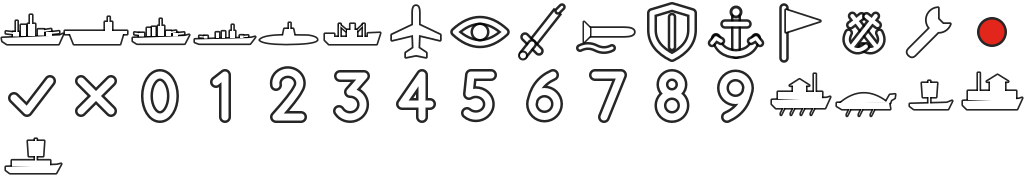

Recreate this plot in Python.
#!/usr/bin/env python3
"""Writes the World War 1936 P4 ship atlas as SVG (16 x 3 cells of 64 px):
white ship silhouettes, mission and state icons, check, cross and digits,
each with a dark rim. Drawn for this fork from scratch: no ensigns, no
insignia, no national marks (P4 spec §22). Cell order:
resources/atlases/ship-atlas-meta.json.

    python3 resources/atlases/src/ship-atlas.py resources/atlases/src/ship-atlas.svg
    rsvg-convert resources/atlases/src/ship-atlas.svg -o resources/atlases/ship-atlas.png
"""
import sys

CELL = 64
COLS = 16
ROWS = 3
OUT = "rgba(0,0,0,0.85)"
W = "#ffffff"

cells = {}


def cell(i, body):
    cells[i] = body


def stroke_pair(d, width, cap="round", join="round"):
    """A path stroked white over a dark rim."""
    return (
        f'<path d="{d}" fill="none" stroke="{OUT}" stroke-width="{width + 5}" '
        f'stroke-linecap="{cap}" stroke-linejoin="{join}"/>'
        f'<path d="{d}" fill="none" stroke="{W}" stroke-width="{width}" '
        f'stroke-linecap="{cap}" stroke-linejoin="{join}"/>'
    )


def solid(d, rim=3.0):
    """A white shape with a dark rim (rim painted under the fill)."""
    return (
        f'<path d="{d}" fill="{OUT}" stroke="{OUT}" stroke-width="{rim}" '
        f'stroke-linejoin="round"/>'
        f'<path d="{d}" fill="{W}"/>'
    )


def ship(parts):
    """Several white parts merged under one dark rim."""
    rim = "".join(
        f'<path d="{d}" fill="{OUT}" stroke="{OUT}" stroke-width="3.2" '
        f'stroke-linejoin="round" stroke-linecap="round"/>'
        for d in parts
    )
    fill = "".join(f'<path d="{d}" fill="{W}"/>' for d in parts)
    return rim + fill


def rect(x, y, w, h):
    return f"M{x},{y} h{w} v{h} h{-w} Z"


def barrel(x0, y0, x1, y1, t=1.6):
    # A thin gun barrel as a closed quad.
    return f"M{x0},{y0 - t / 2} L{x1},{y1 - t / 2} L{x1},{y1 + t / 2} L{x0},{y0 + t / 2} Z"


# ---- Row 0: ships (bow to the right), the plane glyph, mission and state icons ----

# 0 battleship: long hull, two forward turrets, tower, funnel, aft turret.
cell(
    0,
    ship(
        [
            "M2,38 L60,35.5 L63,34 L58.5,44 L7,44 L2.5,41 Z",
            rect(46, 32, 6, 4),
            barrel(52, 33, 59, 32.2),
            rect(38, 29.5, 6, 6),
            barrel(44, 31, 51, 30),
            "M28,36 L28,24 L30,24 L30,15 L32,15 L32,24 L35,24 L35,36 Z",
            rect(21, 25, 5, 11),
            rect(13, 32, 6, 4.5),
            barrel(13, 33.2, 6, 32.4),
            rect(16, 21, 1.4, 12),
        ]
    ),
)

# 1 carrier: flat deck over a hull, island to starboard (right of middle).
cell(
    1,
    ship(
        [
            "M1,31 L63,31 L63,34 L1,34 Z",
            "M6,34 L59,34 L56,44 L10,44 Z",
            "M41,31 L41,22 L44,22 L44,17 L45.5,17 L45.5,22 L48,22 L48,31 Z",
        ]
    ),
)

# 2 cruiser: shorter, two forward turrets, two funnels, a mast, aft turret.
cell(
    2,
    ship(
        [
            "M5,38 L57,36 L61,35 L56.5,43.5 L9,43.5 L5,41 Z",
            rect(45, 33, 5, 3.5),
            barrel(50, 34, 56, 33.4),
            rect(38, 31, 5, 5),
            barrel(43, 32.3, 48, 31.6),
            "M30,36 L30,26 L32,26 L32,19 L33.4,19 L33.4,26 L36,26 L36,36 Z",
            rect(24, 27, 3.5, 9),
            rect(19, 28, 3.5, 8),
            rect(11, 33, 5, 3.5),
            barrel(11, 34, 6.5, 33.4),
        ]
    ),
)

# 3 destroyer: low, slim, a small bridge, two thin funnels, small guns.
cell(
    3,
    ship(
        [
            "M3,39.5 L59,38 L63,37 L58,43.5 L7,43.5 L3,42 Z",
            rect(48, 35.5, 3.5, 2.5),
            barrel(51.5, 36.5, 56, 36.2, 1.3),
            "M38,38 L38,31 L40,31 L40,25 L41.3,25 L41.3,31 L43,31 L43,38 Z",
            rect(30, 31.5, 3, 6.5),
            rect(24, 32.5, 3, 5.5),
            rect(12, 36, 3.5, 2.5),
            barrel(12, 37, 7.5, 36.6, 1.3),
        ]
    ),
)

# 4 submarine: a cigar at the waterline, the conning tower, a periscope.
cell(
    4,
    ship(
        [
            "M4,40 Q8,35.5 30,35.5 L52,35.8 Q61,37 61,40 Q58,43.6 30,43.8 Q8,43.6 4,40 Z",
            "M27,36 L28.5,29 L37,29 L38.5,36 Z",
            rect(33, 23, 1.3, 6.5),
        ]
    ),
)

# 5 merchant: raised bow and stern, a central bridge and funnel, cargo masts.
cell(
    5,
    ship(
        [
            "M5,34 L14,34 L14,37 L48,37 L48,33.5 L60,33 L56.5,44 L9,44 L5,40 Z",
            "M27,37 L27,30 L37,30 L37,37 Z",
            rect(30.5, 24, 4, 6),
            rect(19, 24, 1.4, 13),
            rect(43, 24, 1.4, 13),
            barrel(20, 25.5, 26, 30.5, 1.1),
            barrel(42.6, 25.5, 37.5, 30.5, 1.1),
        ]
    ),
)

# 6 plane glyph (✈, top view, nose up).
cell(
    6,
    solid(
        "M32,6 Q35,6 35,12 L35,25 L56,35 L56,40 L35,35 L34.5,48 L42,53 L42,57 "
        "L32,55 L22,57 L22,53 L29.5,48 L29,35 L8,40 L8,35 L29,25 L29,12 Q29,6 32,6 Z",
        3.5,
    ),
)

# 7 patrol: an eye.
cell(
    7,
    stroke_pair("M7,32 Q32,9 57,32 Q32,55 7,32 Z", 4.5)
    + f'<circle cx="32" cy="32" r="9.5" fill="{OUT}"/><circle cx="32" cy="32" r="7" fill="{W}"/>',
)

# 8 strike: a sword (blade, guard, grip, pommel).
cell(
    8,
    stroke_pair("M46,11 L20,44", 5.5, cap="butt")
    + stroke_pair("M46,11 L50,7", 2.5)
    + stroke_pair("M13,37 L27,51", 4.5)
    + stroke_pair("M20,44 L12,54", 5)
    + f'<circle cx="11" cy="55.5" r="5" fill="{OUT}"/><circle cx="11" cy="55.5" r="3" fill="{W}"/>',
)

# 9 raid: a torpedo with tail fins and a wake.
cell(
    9,
    solid(
        "M14,28 L48,28 Q58,28 58,32 Q58,36 48,36 L14,36 Z", 3.5
    )
    + solid("M14,28 L8,22 L8,42 L14,36 Z", 3)
    + stroke_pair("M4,48 Q12,44 20,48 Q28,52 36,48", 3),
)

# 10 escort: a shield.
cell(
    10,
    stroke_pair("M32,7 L52,13 L52,30 Q52,47 32,57 Q12,47 12,30 L12,13 Z", 5)
    + stroke_pair("M32,17 L32,47", 3.5),
)

# 11 invasion support: an anchor.
cell(
    11,
    stroke_pair("M32,17 L32,54", 5)
    + stroke_pair("M21,24 L43,24", 4.5)
    + stroke_pair("M12,38 Q15,53 32,54 Q49,53 52,38", 5)
    + stroke_pair("M12,38 L8,43 M12,38 L17,41 M52,38 L56,43 M52,38 L47,41", 3.5)
    + f'<circle cx="32" cy="12" r="6.5" fill="{OUT}"/><circle cx="32" cy="12" r="3.6" fill="{W}"/>',
)

# 12 training: a plain pennant on a pole (no national pattern).
cell(
    12,
    stroke_pair("M16,8 L16,58", 4.5)
    + solid("M18,10 L52,21 L18,32 Z", 3.5),
)

# 13 battle: two crossed anchors.
def anchor_path():
    return (
        "M0,-19 L0,21 M-7,-13 L7,-13 M-11,11 Q-9,21 0,21 Q9,21 11,11"
    )


cell(
    13,
    f'<g transform="translate(32,31) rotate(-38)">{stroke_pair(anchor_path(), 4)}</g>'
    f'<g transform="translate(32,31) rotate(38)">{stroke_pair(anchor_path(), 4)}</g>',
)

# 14 repairing: a wrench.
cell(
    14,
    solid(
        "M42,8 A12,12 0 1 0 54,24 L47,24 L42,19 L42,12 Z M38,24 L13,49 "
        "Q10,52 13,55 Q16,58 19,55 L44,30 Z",
        3.5,
    ),
)

# 15 low fuel: a red dot.
cell(
    15,
    f'<circle cx="32" cy="32" r="15" fill="{OUT}"/>'
    f'<circle cx="32" cy="32" r="12.5" fill="#e3261b"/>',
)

# ---- Row 1: check, cross, digits 0-9 ----

cell(16, stroke_pair("M14,34 L27,47 L50,17", 7))
cell(17, stroke_pair("M17,17 L47,47 M47,17 L17,47", 7))

DIGITS = [
    "M32,11 A13,21 0 1 1 31.9,11 Z",
    "M24,18 L33,11 L33,53",
    "M20,21 A12,11 0 1 1 42,25 Q38,33 20,53 L45,53",
    "M20,12 L44,12 L30,28 A13,12.5 0 1 1 19,47",
    "M38,53 L38,11 L18,40 L46,40",
    "M43,11 L23,11 L21,30 A13,12 0 1 1 19,49",
    "M41,11 Q23,19 20,40 A12.5,12.5 0 1 0 45,40 A12.5,12.5 0 1 0 20,40",
    "M19,11 L45,11 L28,53",
    "M32,11 A9.5,9.5 0 1 1 31.9,11 Z M32,30 A11.5,11.5 0 1 1 31.9,30 Z",
    "M23,53 Q41,45 44,24 A12.5,12.5 0 1 0 19,24 A12.5,12.5 0 1 0 44,24",
]
for n, d in enumerate(DIGITS):
    cell(18 + n, stroke_pair(d, 7))


# ---- Rows 1-2: the Imjin War's era hulls (ww177 P3, Imjin design §6.2) ----

# 28 panokseon: a tall flat hull, a full upper deck, the command pavilion, a mast, oars.
cell(
    28,
    ship(
        [
            "M4,36 L59,34 L62,33 L57,44 L8,44 L4,40 Z",
            rect(10, 28, 44, 7),
            rect(25, 21, 13, 7),
            "M22,21.5 L31.5,15.5 L41,21.5 Z",
            rect(46, 10, 1.6, 18),
            barrel(16, 44, 13, 50, 1.3),
            barrel(26, 44, 23, 50, 1.3),
            barrel(36, 44, 33, 50, 1.3),
            barrel(46, 44, 43, 50, 1.3),
        ]
    ),
)

# 29 turtle ship: a low hull under a domed shell, the dragon head at the bow, oars.
cell(
    29,
    ship(
        [
            "M5,39 L57,38 L58,45 L10,45 L5,42 Z",
            "M8,39.5 Q31,20 55,38.5 Z",
            "M54,38 L58,31 L63,30.5 L62.5,34 L59,36 L58,39 Z",
            barrel(18, 45, 15, 51, 1.3),
            barrel(30, 45, 27, 51, 1.3),
            barrel(42, 45, 39, 51, 1.3),
        ]
    ),
)

# 30 small boat (hyeopseon, kobaya): a short hull, one mast, a square sail.
cell(
    30,
    ship(
        [
            "M14,40 L51,39 L56,37 L52,45 L18,45 L14,42 Z",
            rect(32.5, 17, 1.6, 23),
            "M26,19 L41,19 L40,33 L27,33 Z",
        ]
    ),
)

# 31 atakebune (and the Ming junks): a long boxed hull, a castle tower, a mast.
cell(
    31,
    ship(
        [
            "M3,37 L59,35 L62,34 L57,45 L7,45 L3,41 Z",
            rect(8, 27, 48, 9),
            rect(30, 17, 15, 10),
            "M27,17.5 L37.5,11 L48,17.5 Z",
            rect(18, 9, 1.6, 18),
        ]
    ),
)

# 32 sekibune (the line; also transports): a lean hull, a low deckhouse, a mast with a sail.
cell(
    32,
    ship(
        [
            "M6,39 L57,37 L61,36 L56,45 L10,45 L6,42 Z",
            rect(12, 32.5, 38, 6),
            rect(35, 11, 1.6, 22),
            "M28,13 L44,13 L43,28 L29,28 Z",
        ]
    ),
)


def main(path):
    parts = [
        f'<svg xmlns="http://www.w3.org/2000/svg" width="{CELL * COLS}" '
        f'height="{CELL * ROWS}" viewBox="0 0 {CELL * COLS} {CELL * ROWS}">',
        "<!-- World War 1936 ship atlas: drawn for this fork (CC BY-SA 4.0). "
        "No ensigns or national marks. Cells 64 px, 16 a row. -->",
    ]
    for i in sorted(cells):
        x = (i % COLS) * CELL
        y = (i // COLS) * CELL
        parts.append(f'<g transform="translate({x},{y})">{cells[i]}</g>')
    parts.append("</svg>")
    with open(path, "w") as f:
        f.write("\n".join(parts) + "\n")


if __name__ == "__main__":
    main(sys.argv[1])
